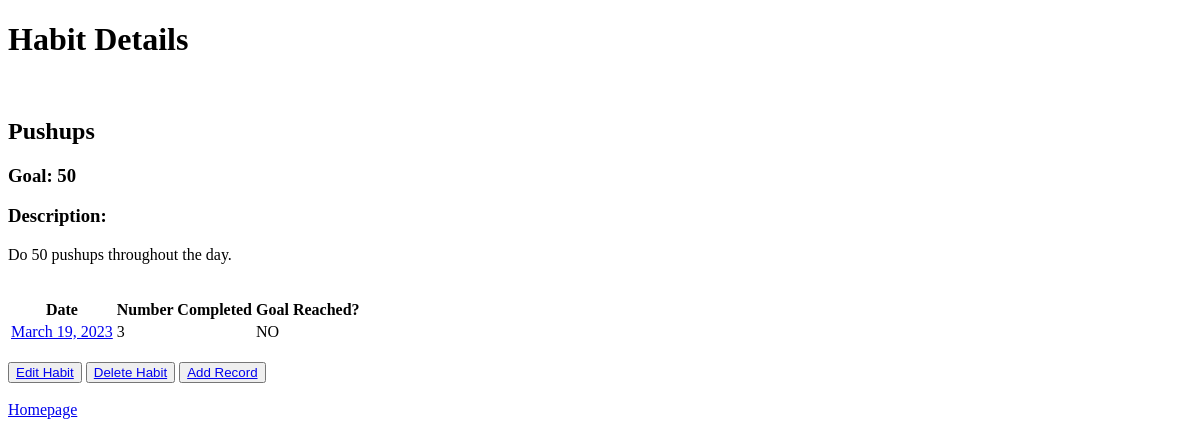
Before: /habit-details/4 (signed in) with the older database file.
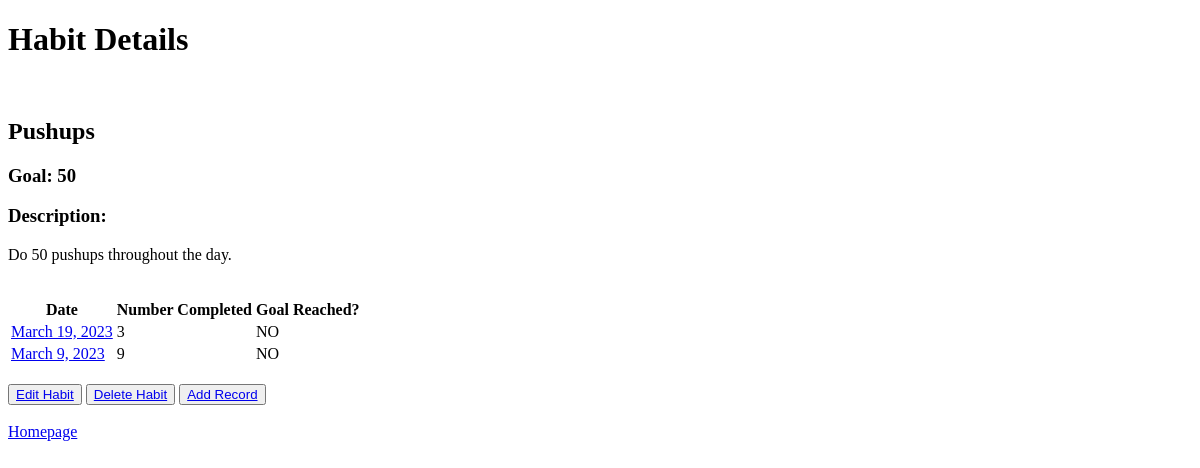
After: the same page with the newer database file.
### core/models.py (models this page shows, shortened)
class Record(models.Model):
    date = models.DateField(default=date.today)
    number_completed = models.PositiveIntegerField()
    habit = models.ForeignKey(
        'Habit', related_name='records', on_delete=models.CASCADE, blank=True, null=True)
    class Meta:
        unique_together = ['date', 'habit']
        ordering = ['-date']

### core/views.py (the view)
# urls.py: path('habit-details/<int:pk>', views.view_habit_details,
@login_required
def view_habit_details(request, pk):
    habit = get_object_or_404(Habit, pk=pk)
    return render(request, 'core/habit_details.html', {'habit': habit})

### core/models.py (called while the page is built)
    def __str__(self):
        return self.name

### templates/core/habit_details.html (shortened to what this page needs)
{% extends 'base.html' %}
{% block content %}
<h1>Habit Details</h1>
<br>
<h2>{{ habit }}</h2>
<h3>Goal: {{ habit.target }}</h3>
<h3>Description:</h3>
<p>{{ habit.description }}</p>
<br>
<table>
    <tr>
        <th>Date</th>
        <th>Number Completed</th>
        <th>Goal Reached?</th>
    </tr>
    {% for record in habit.records.all %}
    <tr>
        <td><a href="{% url 'record_details' record.pk %}">{{ record.date }}</a></td>
        <td>{{ record.number_completed }}</td>
        {% if record.number_completed >= record.habit.target %}
            <td>YES</td>
        {% else %}
            <td>NO</td>
        {% endif %}
    </tr>
    {% endfor %}
</table>
<br>
<button><a href="{% url 'edit_habit' habit.pk %}">Edit Habit</a></button>
<button><a href="{% url 'delete_habit' habit.pk %}">Delete Habit</a></button>
<button><a href="{% url 'add_record' habit.pk %}">Add Record</a></button>
{% endblock %}

Changed rows visible on the page:
added Record: date "March 9, 2023", number_completed "9", shows "NO"
